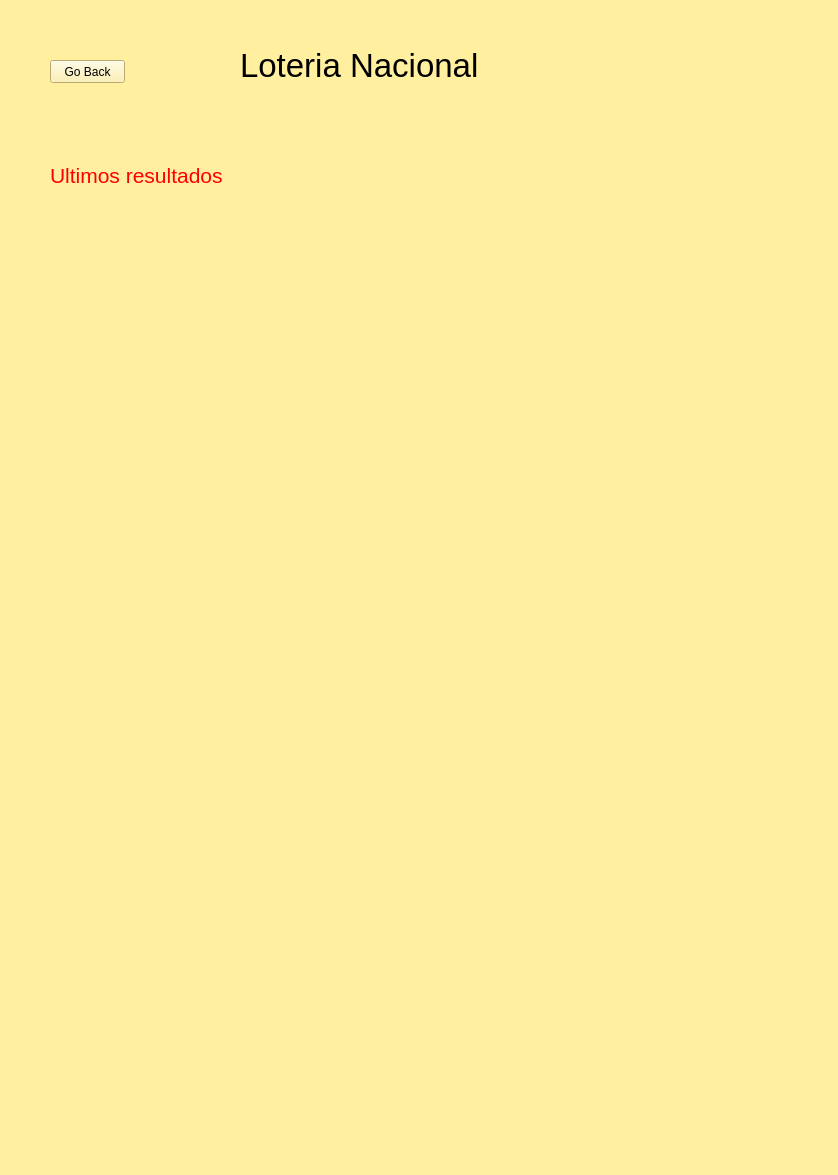
<?xml version="1.0" encoding="UTF-8"?>
<ui version="4.0">
 <class>MainWindow</class>
 <widget class="QMainWindow" name="MainWindow">
  <property name="geometry">
   <rect>
    <x>0</x>
    <y>0</y>
    <width>838</width>
    <height>1175</height>
   </rect>
  </property>
  <property name="sizePolicy">
   <sizepolicy hsizetype="Fixed" vsizetype="Fixed">
    <horstretch>0</horstretch>
    <verstretch>0</verstretch>
   </sizepolicy>
  </property>
  <property name="palette">
   <palette>
    <active>
     <colorrole role="WindowText">
      <brush brushstyle="SolidPattern">
       <color alpha="255">
        <red>0</red>
        <green>0</green>
        <blue>0</blue>
       </color>
      </brush>
     </colorrole>
     <colorrole role="Button">
      <brush brushstyle="SolidPattern">
       <color alpha="255">
        <red>255</red>
        <green>239</green>
        <blue>159</blue>
       </color>
      </brush>
     </colorrole>
     <colorrole role="Light">
      <brush brushstyle="SolidPattern">
       <color alpha="255">
        <red>255</red>
        <green>255</green>
        <blue>255</blue>
       </color>
      </brush>
     </colorrole>
     <colorrole role="Midlight">
      <brush brushstyle="SolidPattern">
       <color alpha="255">
        <red>255</red>
        <green>247</green>
        <blue>207</blue>
       </color>
      </brush>
     </colorrole>
     <colorrole role="Dark">
      <brush brushstyle="SolidPattern">
       <color alpha="255">
        <red>127</red>
        <green>119</green>
        <blue>79</blue>
       </color>
      </brush>
     </colorrole>
     <colorrole role="Mid">
      <brush brushstyle="SolidPattern">
       <color alpha="255">
        <red>170</red>
        <green>159</green>
        <blue>106</blue>
       </color>
      </brush>
     </colorrole>
     <colorrole role="Text">
      <brush brushstyle="SolidPattern">
       <color alpha="255">
        <red>0</red>
        <green>0</green>
        <blue>0</blue>
       </color>
      </brush>
     </colorrole>
     <colorrole role="BrightText">
      <brush brushstyle="SolidPattern">
       <color alpha="255">
        <red>255</red>
        <green>255</green>
        <blue>255</blue>
       </color>
      </brush>
     </colorrole>
     <colorrole role="ButtonText">
      <brush brushstyle="SolidPattern">
       <color alpha="255">
        <red>0</red>
        <green>0</green>
        <blue>0</blue>
       </color>
      </brush>
     </colorrole>
     <colorrole role="Base">
      <brush brushstyle="SolidPattern">
       <color alpha="255">
        <red>255</red>
        <green>255</green>
        <blue>255</blue>
       </color>
      </brush>
     </colorrole>
     <colorrole role="Window">
      <brush brushstyle="SolidPattern">
       <color alpha="255">
        <red>255</red>
        <green>239</green>
        <blue>159</blue>
       </color>
      </brush>
     </colorrole>
     <colorrole role="Shadow">
      <brush brushstyle="SolidPattern">
       <color alpha="255">
        <red>0</red>
        <green>0</green>
        <blue>0</blue>
       </color>
      </brush>
     </colorrole>
     <colorrole role="AlternateBase">
      <brush brushstyle="SolidPattern">
       <color alpha="255">
        <red>255</red>
        <green>247</green>
        <blue>207</blue>
       </color>
      </brush>
     </colorrole>
     <colorrole role="ToolTipBase">
      <brush brushstyle="SolidPattern">
       <color alpha="255">
        <red>255</red>
        <green>255</green>
        <blue>220</blue>
       </color>
      </brush>
     </colorrole>
     <colorrole role="ToolTipText">
      <brush brushstyle="SolidPattern">
       <color alpha="255">
        <red>0</red>
        <green>0</green>
        <blue>0</blue>
       </color>
      </brush>
     </colorrole>
     <colorrole role="PlaceholderText">
      <brush brushstyle="SolidPattern">
       <color alpha="128">
        <red>0</red>
        <green>0</green>
        <blue>0</blue>
       </color>
      </brush>
     </colorrole>
    </active>
    <inactive>
     <colorrole role="WindowText">
      <brush brushstyle="SolidPattern">
       <color alpha="255">
        <red>0</red>
        <green>0</green>
        <blue>0</blue>
       </color>
      </brush>
     </colorrole>
     <colorrole role="Button">
      <brush brushstyle="SolidPattern">
       <color alpha="255">
        <red>255</red>
        <green>239</green>
        <blue>159</blue>
       </color>
      </brush>
     </colorrole>
     <colorrole role="Light">
      <brush brushstyle="SolidPattern">
       <color alpha="255">
        <red>255</red>
        <green>255</green>
        <blue>255</blue>
       </color>
      </brush>
     </colorrole>
     <colorrole role="Midlight">
      <brush brushstyle="SolidPattern">
       <color alpha="255">
        <red>255</red>
        <green>247</green>
        <blue>207</blue>
       </color>
      </brush>
     </colorrole>
     <colorrole role="Dark">
      <brush brushstyle="SolidPattern">
       <color alpha="255">
        <red>127</red>
        <green>119</green>
        <blue>79</blue>
       </color>
      </brush>
     </colorrole>
     <colorrole role="Mid">
      <brush brushstyle="SolidPattern">
       <color alpha="255">
        <red>170</red>
        <green>159</green>
        <blue>106</blue>
       </color>
      </brush>
     </colorrole>
     <colorrole role="Text">
      <brush brushstyle="SolidPattern">
       <color alpha="255">
        <red>0</red>
        <green>0</green>
        <blue>0</blue>
       </color>
      </brush>
     </colorrole>
     <colorrole role="BrightText">
      <brush brushstyle="SolidPattern">
       <color alpha="255">
        <red>255</red>
        <green>255</green>
        <blue>255</blue>
       </color>
      </brush>
     </colorrole>
     <colorrole role="ButtonText">
      <brush brushstyle="SolidPattern">
       <color alpha="255">
        <red>0</red>
        <green>0</green>
        <blue>0</blue>
       </color>
      </brush>
     </colorrole>
     <colorrole role="Base">
      <brush brushstyle="SolidPattern">
       <color alpha="255">
        <red>255</red>
        <green>255</green>
        <blue>255</blue>
       </color>
      </brush>
     </colorrole>
     <colorrole role="Window">
      <brush brushstyle="SolidPattern">
       <color alpha="255">
        <red>255</red>
        <green>239</green>
        <blue>159</blue>
       </color>
      </brush>
     </colorrole>
     <colorrole role="Shadow">
      <brush brushstyle="SolidPattern">
       <color alpha="255">
        <red>0</red>
        <green>0</green>
        <blue>0</blue>
       </color>
      </brush>
     </colorrole>
     <colorrole role="AlternateBase">
      <brush brushstyle="SolidPattern">
       <color alpha="255">
        <red>255</red>
        <green>247</green>
        <blue>207</blue>
       </color>
      </brush>
     </colorrole>
     <colorrole role="ToolTipBase">
      <brush brushstyle="SolidPattern">
       <color alpha="255">
        <red>255</red>
        <green>255</green>
        <blue>220</blue>
       </color>
      </brush>
     </colorrole>
     <colorrole role="ToolTipText">
      <brush brushstyle="SolidPattern">
       <color alpha="255">
        <red>0</red>
        <green>0</green>
        <blue>0</blue>
       </color>
      </brush>
     </colorrole>
     <colorrole role="PlaceholderText">
      <brush brushstyle="SolidPattern">
       <color alpha="128">
        <red>0</red>
        <green>0</green>
        <blue>0</blue>
       </color>
      </brush>
     </colorrole>
    </inactive>
    <disabled>
     <colorrole role="WindowText">
      <brush brushstyle="SolidPattern">
       <color alpha="255">
        <red>127</red>
        <green>119</green>
        <blue>79</blue>
       </color>
      </brush>
     </colorrole>
     <colorrole role="Button">
      <brush brushstyle="SolidPattern">
       <color alpha="255">
        <red>255</red>
        <green>239</green>
        <blue>159</blue>
       </color>
      </brush>
     </colorrole>
     <colorrole role="Light">
      <brush brushstyle="SolidPattern">
       <color alpha="255">
        <red>255</red>
        <green>255</green>
        <blue>255</blue>
       </color>
      </brush>
     </colorrole>
     <colorrole role="Midlight">
      <brush brushstyle="SolidPattern">
       <color alpha="255">
        <red>255</red>
        <green>247</green>
        <blue>207</blue>
       </color>
      </brush>
     </colorrole>
     <colorrole role="Dark">
      <brush brushstyle="SolidPattern">
       <color alpha="255">
        <red>127</red>
        <green>119</green>
        <blue>79</blue>
       </color>
      </brush>
     </colorrole>
     <colorrole role="Mid">
      <brush brushstyle="SolidPattern">
       <color alpha="255">
        <red>170</red>
        <green>159</green>
        <blue>106</blue>
       </color>
      </brush>
     </colorrole>
     <colorrole role="Text">
      <brush brushstyle="SolidPattern">
       <color alpha="255">
        <red>127</red>
        <green>119</green>
        <blue>79</blue>
       </color>
      </brush>
     </colorrole>
     <colorrole role="BrightText">
      <brush brushstyle="SolidPattern">
       <color alpha="255">
        <red>255</red>
        <green>255</green>
        <blue>255</blue>
       </color>
      </brush>
     </colorrole>
     <colorrole role="ButtonText">
      <brush brushstyle="SolidPattern">
       <color alpha="255">
        <red>127</red>
        <green>119</green>
        <blue>79</blue>
       </color>
      </brush>
     </colorrole>
     <colorrole role="Base">
      <brush brushstyle="SolidPattern">
       <color alpha="255">
        <red>255</red>
        <green>239</green>
        <blue>159</blue>
       </color>
      </brush>
     </colorrole>
     <colorrole role="Window">
      <brush brushstyle="SolidPattern">
       <color alpha="255">
        <red>255</red>
        <green>239</green>
        <blue>159</blue>
       </color>
      </brush>
     </colorrole>
     <colorrole role="Shadow">
      <brush brushstyle="SolidPattern">
       <color alpha="255">
        <red>0</red>
        <green>0</green>
        <blue>0</blue>
       </color>
      </brush>
     </colorrole>
     <colorrole role="AlternateBase">
      <brush brushstyle="SolidPattern">
       <color alpha="255">
        <red>255</red>
        <green>239</green>
        <blue>159</blue>
       </color>
      </brush>
     </colorrole>
     <colorrole role="ToolTipBase">
      <brush brushstyle="SolidPattern">
       <color alpha="255">
        <red>255</red>
        <green>255</green>
        <blue>220</blue>
       </color>
      </brush>
     </colorrole>
     <colorrole role="ToolTipText">
      <brush brushstyle="SolidPattern">
       <color alpha="255">
        <red>0</red>
        <green>0</green>
        <blue>0</blue>
       </color>
      </brush>
     </colorrole>
     <colorrole role="PlaceholderText">
      <brush brushstyle="SolidPattern">
       <color alpha="128">
        <red>0</red>
        <green>0</green>
        <blue>0</blue>
       </color>
      </brush>
     </colorrole>
    </disabled>
   </palette>
  </property>
  <property name="windowTitle">
   <string>MainWindow</string>
  </property>
  <widget class="QWidget" name="centralwidget">
   <widget class="QLabel" name="label_9">
    <property name="geometry">
     <rect>
      <x>240</x>
      <y>40</y>
      <width>291</width>
      <height>51</height>
     </rect>
    </property>
    <property name="palette">
     <palette>
      <active>
       <colorrole role="WindowText">
        <brush brushstyle="SolidPattern">
         <color alpha="255">
          <red>0</red>
          <green>0</green>
          <blue>0</blue>
         </color>
        </brush>
       </colorrole>
       <colorrole role="Button">
        <brush brushstyle="SolidPattern">
         <color alpha="255">
          <red>193</red>
          <green>255</green>
          <blue>255</blue>
         </color>
        </brush>
       </colorrole>
       <colorrole role="Light">
        <brush brushstyle="SolidPattern">
         <color alpha="255">
          <red>255</red>
          <green>255</green>
          <blue>255</blue>
         </color>
        </brush>
       </colorrole>
       <colorrole role="Midlight">
        <brush brushstyle="SolidPattern">
         <color alpha="255">
          <red>224</red>
          <green>255</green>
          <blue>255</blue>
         </color>
        </brush>
       </colorrole>
       <colorrole role="Dark">
        <brush brushstyle="SolidPattern">
         <color alpha="255">
          <red>96</red>
          <green>127</green>
          <blue>127</blue>
         </color>
        </brush>
       </colorrole>
       <colorrole role="Mid">
        <brush brushstyle="SolidPattern">
         <color alpha="255">
          <red>129</red>
          <green>170</green>
          <blue>170</blue>
         </color>
        </brush>
       </colorrole>
       <colorrole role="Text">
        <brush brushstyle="SolidPattern">
         <color alpha="255">
          <red>0</red>
          <green>0</green>
          <blue>0</blue>
         </color>
        </brush>
       </colorrole>
       <colorrole role="BrightText">
        <brush brushstyle="SolidPattern">
         <color alpha="255">
          <red>255</red>
          <green>255</green>
          <blue>255</blue>
         </color>
        </brush>
       </colorrole>
       <colorrole role="ButtonText">
        <brush brushstyle="SolidPattern">
         <color alpha="255">
          <red>0</red>
          <green>0</green>
          <blue>0</blue>
         </color>
        </brush>
       </colorrole>
       <colorrole role="Base">
        <brush brushstyle="SolidPattern">
         <color alpha="255">
          <red>255</red>
          <green>255</green>
          <blue>255</blue>
         </color>
        </brush>
       </colorrole>
       <colorrole role="Window">
        <brush brushstyle="SolidPattern">
         <color alpha="255">
          <red>193</red>
          <green>255</green>
          <blue>255</blue>
         </color>
        </brush>
       </colorrole>
       <colorrole role="Shadow">
        <brush brushstyle="SolidPattern">
         <color alpha="255">
          <red>0</red>
          <green>0</green>
          <blue>0</blue>
         </color>
        </brush>
       </colorrole>
       <colorrole role="AlternateBase">
        <brush brushstyle="SolidPattern">
         <color alpha="255">
          <red>224</red>
          <green>255</green>
          <blue>255</blue>
         </color>
        </brush>
       </colorrole>
       <colorrole role="ToolTipBase">
        <brush brushstyle="SolidPattern">
         <color alpha="255">
          <red>255</red>
          <green>255</green>
          <blue>220</blue>
         </color>
        </brush>
       </colorrole>
       <colorrole role="ToolTipText">
        <brush brushstyle="SolidPattern">
         <color alpha="255">
          <red>0</red>
          <green>0</green>
          <blue>0</blue>
         </color>
        </brush>
       </colorrole>
       <colorrole role="PlaceholderText">
        <brush brushstyle="SolidPattern">
         <color alpha="128">
          <red>0</red>
          <green>0</green>
          <blue>0</blue>
         </color>
        </brush>
       </colorrole>
      </active>
      <inactive>
       <colorrole role="WindowText">
        <brush brushstyle="SolidPattern">
         <color alpha="255">
          <red>0</red>
          <green>0</green>
          <blue>0</blue>
         </color>
        </brush>
       </colorrole>
       <colorrole role="Button">
        <brush brushstyle="SolidPattern">
         <color alpha="255">
          <red>193</red>
          <green>255</green>
          <blue>255</blue>
         </color>
        </brush>
       </colorrole>
       <colorrole role="Light">
        <brush brushstyle="SolidPattern">
         <color alpha="255">
          <red>255</red>
          <green>255</green>
          <blue>255</blue>
         </color>
        </brush>
       </colorrole>
       <colorrole role="Midlight">
        <brush brushstyle="SolidPattern">
         <color alpha="255">
          <red>224</red>
          <green>255</green>
          <blue>255</blue>
         </color>
        </brush>
       </colorrole>
       <colorrole role="Dark">
        <brush brushstyle="SolidPattern">
         <color alpha="255">
          <red>96</red>
          <green>127</green>
          <blue>127</blue>
         </color>
        </brush>
       </colorrole>
       <colorrole role="Mid">
        <brush brushstyle="SolidPattern">
         <color alpha="255">
          <red>129</red>
          <green>170</green>
          <blue>170</blue>
         </color>
        </brush>
       </colorrole>
       <colorrole role="Text">
        <brush brushstyle="SolidPattern">
         <color alpha="255">
          <red>0</red>
          <green>0</green>
          <blue>0</blue>
         </color>
        </brush>
       </colorrole>
       <colorrole role="BrightText">
        <brush brushstyle="SolidPattern">
         <color alpha="255">
          <red>255</red>
          <green>255</green>
          <blue>255</blue>
         </color>
        </brush>
       </colorrole>
       <colorrole role="ButtonText">
        <brush brushstyle="SolidPattern">
         <color alpha="255">
          <red>0</red>
          <green>0</green>
          <blue>0</blue>
         </color>
        </brush>
       </colorrole>
       <colorrole role="Base">
        <brush brushstyle="SolidPattern">
         <color alpha="255">
          <red>255</red>
          <green>255</green>
          <blue>255</blue>
         </color>
        </brush>
       </colorrole>
       <colorrole role="Window">
        <brush brushstyle="SolidPattern">
         <color alpha="255">
          <red>193</red>
          <green>255</green>
          <blue>255</blue>
         </color>
        </brush>
       </colorrole>
       <colorrole role="Shadow">
        <brush brushstyle="SolidPattern">
         <color alpha="255">
          <red>0</red>
          <green>0</green>
          <blue>0</blue>
         </color>
        </brush>
       </colorrole>
       <colorrole role="AlternateBase">
        <brush brushstyle="SolidPattern">
         <color alpha="255">
          <red>224</red>
          <green>255</green>
          <blue>255</blue>
         </color>
        </brush>
       </colorrole>
       <colorrole role="ToolTipBase">
        <brush brushstyle="SolidPattern">
         <color alpha="255">
          <red>255</red>
          <green>255</green>
          <blue>220</blue>
         </color>
        </brush>
       </colorrole>
       <colorrole role="ToolTipText">
        <brush brushstyle="SolidPattern">
         <color alpha="255">
          <red>0</red>
          <green>0</green>
          <blue>0</blue>
         </color>
        </brush>
       </colorrole>
       <colorrole role="PlaceholderText">
        <brush brushstyle="SolidPattern">
         <color alpha="128">
          <red>0</red>
          <green>0</green>
          <blue>0</blue>
         </color>
        </brush>
       </colorrole>
      </inactive>
      <disabled>
       <colorrole role="WindowText">
        <brush brushstyle="SolidPattern">
         <color alpha="255">
          <red>96</red>
          <green>127</green>
          <blue>127</blue>
         </color>
        </brush>
       </colorrole>
       <colorrole role="Button">
        <brush brushstyle="SolidPattern">
         <color alpha="255">
          <red>193</red>
          <green>255</green>
          <blue>255</blue>
         </color>
        </brush>
       </colorrole>
       <colorrole role="Light">
        <brush brushstyle="SolidPattern">
         <color alpha="255">
          <red>255</red>
          <green>255</green>
          <blue>255</blue>
         </color>
        </brush>
       </colorrole>
       <colorrole role="Midlight">
        <brush brushstyle="SolidPattern">
         <color alpha="255">
          <red>224</red>
          <green>255</green>
          <blue>255</blue>
         </color>
        </brush>
       </colorrole>
       <colorrole role="Dark">
        <brush brushstyle="SolidPattern">
         <color alpha="255">
          <red>96</red>
          <green>127</green>
          <blue>127</blue>
         </color>
        </brush>
       </colorrole>
       <colorrole role="Mid">
        <brush brushstyle="SolidPattern">
         <color alpha="255">
          <red>129</red>
          <green>170</green>
          <blue>170</blue>
         </color>
        </brush>
       </colorrole>
       <colorrole role="Text">
        <brush brushstyle="SolidPattern">
         <color alpha="255">
          <red>96</red>
          <green>127</green>
          <blue>127</blue>
         </color>
        </brush>
       </colorrole>
       <colorrole role="BrightText">
        <brush brushstyle="SolidPattern">
         <color alpha="255">
          <red>255</red>
          <green>255</green>
          <blue>255</blue>
         </color>
        </brush>
       </colorrole>
       <colorrole role="ButtonText">
        <brush brushstyle="SolidPattern">
         <color alpha="255">
          <red>96</red>
          <green>127</green>
          <blue>127</blue>
         </color>
        </brush>
       </colorrole>
       <colorrole role="Base">
        <brush brushstyle="SolidPattern">
         <color alpha="255">
          <red>193</red>
          <green>255</green>
          <blue>255</blue>
         </color>
        </brush>
       </colorrole>
       <colorrole role="Window">
        <brush brushstyle="SolidPattern">
         <color alpha="255">
          <red>193</red>
          <green>255</green>
          <blue>255</blue>
         </color>
        </brush>
       </colorrole>
       <colorrole role="Shadow">
        <brush brushstyle="SolidPattern">
         <color alpha="255">
          <red>0</red>
          <green>0</green>
          <blue>0</blue>
         </color>
        </brush>
       </colorrole>
       <colorrole role="AlternateBase">
        <brush brushstyle="SolidPattern">
         <color alpha="255">
          <red>193</red>
          <green>255</green>
          <blue>255</blue>
         </color>
        </brush>
       </colorrole>
       <colorrole role="ToolTipBase">
        <brush brushstyle="SolidPattern">
         <color alpha="255">
          <red>255</red>
          <green>255</green>
          <blue>220</blue>
         </color>
        </brush>
       </colorrole>
       <colorrole role="ToolTipText">
        <brush brushstyle="SolidPattern">
         <color alpha="255">
          <red>0</red>
          <green>0</green>
          <blue>0</blue>
         </color>
        </brush>
       </colorrole>
       <colorrole role="PlaceholderText">
        <brush brushstyle="SolidPattern">
         <color alpha="128">
          <red>0</red>
          <green>0</green>
          <blue>0</blue>
         </color>
        </brush>
       </colorrole>
      </disabled>
     </palette>
    </property>
    <property name="font">
     <font>
      <pointsize>25</pointsize>
     </font>
    </property>
    <property name="text">
     <string>Loteria Nacional</string>
    </property>
   </widget>
   <widget class="QLabel" name="label">
    <property name="geometry">
     <rect>
      <x>50</x>
      <y>150</y>
      <width>181</width>
      <height>51</height>
     </rect>
    </property>
    <property name="text">
     <string>&lt;html&gt;&lt;head/&gt;&lt;body&gt;&lt;p&gt;&lt;span style=&quot; font-size:16pt; color:#ff0000;&quot;&gt;Ultimos resultados&lt;/span&gt;&lt;/p&gt;&lt;/body&gt;&lt;/html&gt;</string>
    </property>
   </widget>
   <widget class="QLabel" name="label_2">
    <property name="geometry">
     <rect>
      <x>60</x>
      <y>290</y>
      <width>47</width>
      <height>13</height>
     </rect>
    </property>
    <property name="text">
     <string/>
    </property>
   </widget>
   <widget class="QLabel" name="label_3">
    <property name="geometry">
     <rect>
      <x>30</x>
      <y>250</y>
      <width>291</width>
      <height>31</height>
     </rect>
    </property>
    <property name="text">
     <string/>
    </property>
    <property name="pixmap">
     <pixmap>:/algo/C:/Users/oscar/Desktop/LOTERIAAAAAS/resu jueves.jpg</pixmap>
    </property>
    <property name="scaledContents">
     <bool>true</bool>
    </property>
   </widget>
   <widget class="QLabel" name="label_4">
    <property name="geometry">
     <rect>
      <x>410</x>
      <y>330</y>
      <width>301</width>
      <height>151</height>
     </rect>
    </property>
    <property name="text">
     <string/>
    </property>
    <property name="pixmap">
     <pixmap>:/algo/C:/Users/oscar/Desktop/LOTERIAAAAAS/foto sabado.jpg</pixmap>
    </property>
    <property name="scaledContents">
     <bool>true</bool>
    </property>
   </widget>
   <widget class="QLabel" name="label_5">
    <property name="geometry">
     <rect>
      <x>30</x>
      <y>330</y>
      <width>291</width>
      <height>151</height>
     </rect>
    </property>
    <property name="text">
     <string/>
    </property>
    <property name="pixmap">
     <pixmap>:/algo/C:/Users/oscar/Desktop/LOTERIAAAAAS/foto jueves.jpg</pixmap>
    </property>
    <property name="scaledContents">
     <bool>true</bool>
    </property>
   </widget>
   <widget class="QLabel" name="label_6">
    <property name="geometry">
     <rect>
      <x>30</x>
      <y>570</y>
      <width>301</width>
      <height>31</height>
     </rect>
    </property>
    <property name="text">
     <string/>
    </property>
    <property name="pixmap">
     <pixmap>:/algo/C:/Users/oscar/Desktop/LOTERIAAAAAS/resu navi.jpg</pixmap>
    </property>
    <property name="scaledContents">
     <bool>true</bool>
    </property>
   </widget>
   <widget class="QLabel" name="label_10">
    <property name="geometry">
     <rect>
      <x>410</x>
      <y>250</y>
      <width>261</width>
      <height>31</height>
     </rect>
    </property>
    <property name="text">
     <string/>
    </property>
    <property name="pixmap">
     <pixmap>:/algo/C:/Users/oscar/Desktop/LOTERIAAAAAS/resu sabado.jpg</pixmap>
    </property>
    <property name="scaledContents">
     <bool>true</bool>
    </property>
   </widget>
   <widget class="QLabel" name="label_11">
    <property name="geometry">
     <rect>
      <x>410</x>
      <y>570</y>
      <width>311</width>
      <height>31</height>
     </rect>
    </property>
    <property name="text">
     <string/>
    </property>
    <property name="pixmap">
     <pixmap>:/algo/C:/Users/oscar/Desktop/LOTERIAAAAAS/resu madre.jpg</pixmap>
    </property>
    <property name="scaledContents">
     <bool>true</bool>
    </property>
   </widget>
   <widget class="QLabel" name="label_12">
    <property name="geometry">
     <rect>
      <x>30</x>
      <y>840</y>
      <width>291</width>
      <height>31</height>
     </rect>
    </property>
    <property name="text">
     <string/>
    </property>
    <property name="pixmap">
     <pixmap>:/algo/C:/Users/oscar/Desktop/LOTERIAAAAAS/resu madre.jpg</pixmap>
    </property>
    <property name="scaledContents">
     <bool>true</bool>
    </property>
   </widget>
   <widget class="QLabel" name="label_13">
    <property name="geometry">
     <rect>
      <x>30</x>
      <y>620</y>
      <width>301</width>
      <height>151</height>
     </rect>
    </property>
    <property name="text">
     <string/>
    </property>
    <property name="pixmap">
     <pixmap>:/algo/C:/Users/oscar/Desktop/LOTERIAAAAAS/foto navi.jpg</pixmap>
    </property>
    <property name="scaledContents">
     <bool>true</bool>
    </property>
   </widget>
   <widget class="QLabel" name="label_14">
    <property name="geometry">
     <rect>
      <x>410</x>
      <y>620</y>
      <width>271</width>
      <height>151</height>
     </rect>
    </property>
    <property name="text">
     <string/>
    </property>
    <property name="pixmap">
     <pixmap>:/algo/C:/Users/oscar/Desktop/LOTERIAAAAAS/foto niño.jpg</pixmap>
    </property>
    <property name="scaledContents">
     <bool>true</bool>
    </property>
   </widget>
   <widget class="QLabel" name="label_15">
    <property name="geometry">
     <rect>
      <x>30</x>
      <y>890</y>
      <width>281</width>
      <height>171</height>
     </rect>
    </property>
    <property name="text">
     <string/>
    </property>
    <property name="pixmap">
     <pixmap>:/algo/C:/Users/oscar/Desktop/LOTERIAAAAAS/foto madre.jpg</pixmap>
    </property>
    <property name="scaledContents">
     <bool>true</bool>
    </property>
   </widget>
   <widget class="QPushButton" name="goback">
    <property name="geometry">
     <rect>
      <x>50</x>
      <y>60</y>
      <width>75</width>
      <height>23</height>
     </rect>
    </property>
    <property name="text">
     <string>Go Back</string>
    </property>
   </widget>
  </widget>
 </widget>
 <resources>
  <include location="source.qrc"/>
  <include location="source.qrc"/>
 </resources>
 <connections/>
</ui>
